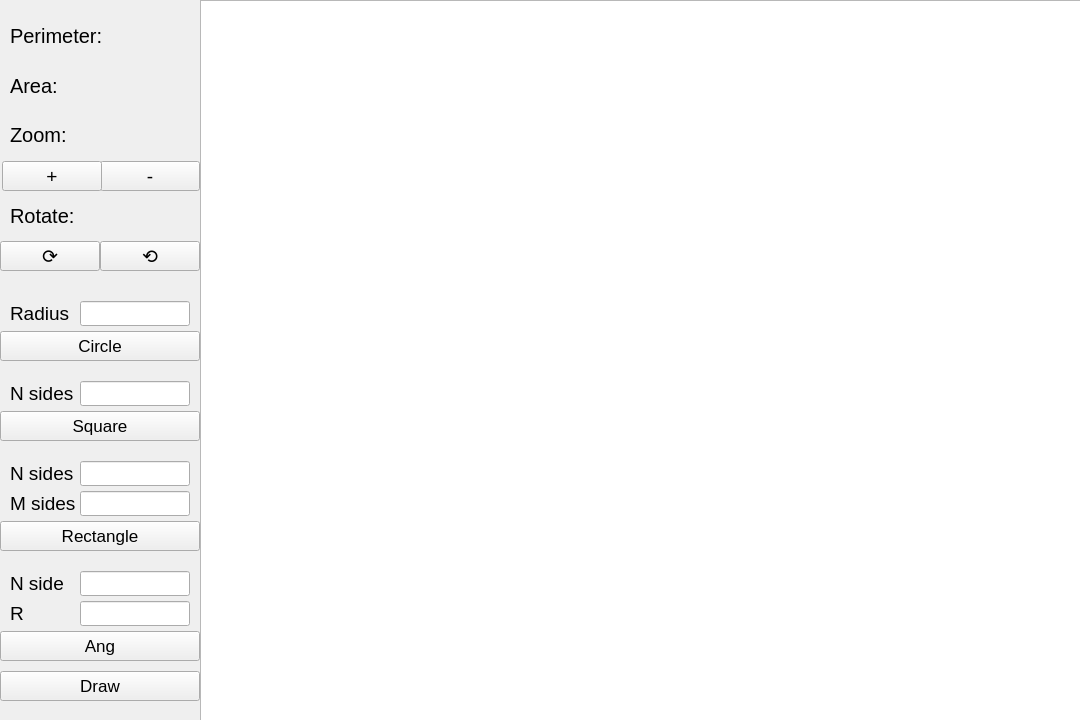
<?xml version="1.0" encoding="UTF-8"?>
<ui version="4.0">
 <class>MainWindow</class>
 <widget class="QMainWindow" name="MainWindow">
  <property name="geometry">
   <rect>
    <x>0</x>
    <y>0</y>
    <width>1080</width>
    <height>720</height>
   </rect>
  </property>
  <property name="windowTitle">
   <string>MainWindow</string>
  </property>
  <widget class="QWidget" name="centralwidget">
   <widget class="QPushButton" name="btnRotateRight">
    <property name="geometry">
     <rect>
      <x>0</x>
      <y>241</y>
      <width>100</width>
      <height>30</height>
     </rect>
    </property>
    <property name="font">
     <font>
      <pointsize>14</pointsize>
     </font>
    </property>
    <property name="text">
     <string>⟳</string>
    </property>
   </widget>
   <widget class="QPushButton" name="btnDrawSquare">
    <property name="geometry">
     <rect>
      <x>0</x>
      <y>411</y>
      <width>200</width>
      <height>30</height>
     </rect>
    </property>
    <property name="font">
     <font>
      <pointsize>13</pointsize>
     </font>
    </property>
    <property name="text">
     <string>Square</string>
    </property>
   </widget>
   <widget class="QLabel" name="labelArea">
    <property name="geometry">
     <rect>
      <x>10</x>
      <y>61</y>
      <width>190</width>
      <height>50</height>
     </rect>
    </property>
    <property name="font">
     <font>
      <pointsize>15</pointsize>
     </font>
    </property>
    <property name="text">
     <string>Area: </string>
    </property>
    <property name="alignment">
     <set>Qt::AlignLeading|Qt::AlignLeft|Qt::AlignVCenter</set>
    </property>
   </widget>
   <widget class="QLabel" name="labelCircleRadius">
    <property name="geometry">
     <rect>
      <x>10</x>
      <y>301</y>
      <width>70</width>
      <height>25</height>
     </rect>
    </property>
    <property name="font">
     <font>
      <pointsize>14</pointsize>
     </font>
    </property>
    <property name="text">
     <string>Radius   =</string>
    </property>
   </widget>
   <widget class="QGraphicsView" name="graphicsView">
    <property name="geometry">
     <rect>
      <x>200</x>
      <y>0</y>
      <width>881</width>
      <height>722</height>
     </rect>
    </property>
    <property name="font">
     <font>
      <pointsize>13</pointsize>
     </font>
    </property>
   </widget>
   <widget class="QLabel" name="labelZoom">
    <property name="geometry">
     <rect>
      <x>10</x>
      <y>110</y>
      <width>190</width>
      <height>50</height>
     </rect>
    </property>
    <property name="font">
     <font>
      <pointsize>15</pointsize>
     </font>
    </property>
    <property name="text">
     <string>Zoom:</string>
    </property>
    <property name="alignment">
     <set>Qt::AlignLeading|Qt::AlignLeft|Qt::AlignVCenter</set>
    </property>
   </widget>
   <widget class="QPushButton" name="btnDrawFigure">
    <property name="geometry">
     <rect>
      <x>0</x>
      <y>671</y>
      <width>200</width>
      <height>30</height>
     </rect>
    </property>
    <property name="font">
     <font>
      <pointsize>13</pointsize>
     </font>
    </property>
    <property name="text">
     <string>Draw</string>
    </property>
   </widget>
   <widget class="QLabel" name="labelRectangleSidesM">
    <property name="geometry">
     <rect>
      <x>10</x>
      <y>491</y>
      <width>70</width>
      <height>25</height>
     </rect>
    </property>
    <property name="font">
     <font>
      <pointsize>14</pointsize>
     </font>
    </property>
    <property name="text">
     <string>M sides  =</string>
    </property>
   </widget>
   <widget class="QLineEdit" name="lineEditCircleRadius">
    <property name="geometry">
     <rect>
      <x>80</x>
      <y>301</y>
      <width>110</width>
      <height>25</height>
     </rect>
    </property>
   </widget>
   <widget class="QPushButton" name="btnDrawRectangle">
    <property name="geometry">
     <rect>
      <x>0</x>
      <y>521</y>
      <width>200</width>
      <height>30</height>
     </rect>
    </property>
    <property name="font">
     <font>
      <pointsize>13</pointsize>
     </font>
    </property>
    <property name="text">
     <string>Rectangle</string>
    </property>
   </widget>
   <widget class="QLineEdit" name="lineEditAngR">
    <property name="geometry">
     <rect>
      <x>80</x>
      <y>601</y>
      <width>110</width>
      <height>25</height>
     </rect>
    </property>
   </widget>
   <widget class="QLabel" name="labelAngR">
    <property name="geometry">
     <rect>
      <x>10</x>
      <y>601</y>
      <width>70</width>
      <height>25</height>
     </rect>
    </property>
    <property name="font">
     <font>
      <pointsize>14</pointsize>
     </font>
    </property>
    <property name="text">
     <string>R            =</string>
    </property>
   </widget>
   <widget class="QPushButton" name="btnMinus">
    <property name="geometry">
     <rect>
      <x>100</x>
      <y>161</y>
      <width>100</width>
      <height>30</height>
     </rect>
    </property>
    <property name="font">
     <font>
      <pointsize>14</pointsize>
     </font>
    </property>
    <property name="text">
     <string>-</string>
    </property>
   </widget>
   <widget class="QLabel" name="labelAngSidesN">
    <property name="geometry">
     <rect>
      <x>10</x>
      <y>571</y>
      <width>70</width>
      <height>25</height>
     </rect>
    </property>
    <property name="font">
     <font>
      <pointsize>14</pointsize>
     </font>
    </property>
    <property name="text">
     <string>N side    =</string>
    </property>
   </widget>
   <widget class="QLabel" name="labelRectangleSidesN">
    <property name="geometry">
     <rect>
      <x>10</x>
      <y>461</y>
      <width>70</width>
      <height>25</height>
     </rect>
    </property>
    <property name="font">
     <font>
      <pointsize>14</pointsize>
     </font>
    </property>
    <property name="text">
     <string>N sides  =</string>
    </property>
   </widget>
   <widget class="QLabel" name="labelRotate">
    <property name="geometry">
     <rect>
      <x>10</x>
      <y>191</y>
      <width>190</width>
      <height>50</height>
     </rect>
    </property>
    <property name="font">
     <font>
      <pointsize>15</pointsize>
     </font>
    </property>
    <property name="text">
     <string>Rotate:</string>
    </property>
    <property name="alignment">
     <set>Qt::AlignLeading|Qt::AlignLeft|Qt::AlignVCenter</set>
    </property>
   </widget>
   <widget class="QLabel" name="labelPerimeter">
    <property name="geometry">
     <rect>
      <x>10</x>
      <y>11</y>
      <width>190</width>
      <height>50</height>
     </rect>
    </property>
    <property name="font">
     <font>
      <pointsize>15</pointsize>
     </font>
    </property>
    <property name="text">
     <string>Perimeter:</string>
    </property>
    <property name="alignment">
     <set>Qt::AlignLeading|Qt::AlignLeft|Qt::AlignVCenter</set>
    </property>
   </widget>
   <widget class="QLineEdit" name="lineEditRectangleSidesN">
    <property name="geometry">
     <rect>
      <x>80</x>
      <y>461</y>
      <width>110</width>
      <height>25</height>
     </rect>
    </property>
   </widget>
   <widget class="QPushButton" name="btnDrawAngler">
    <property name="geometry">
     <rect>
      <x>0</x>
      <y>631</y>
      <width>200</width>
      <height>30</height>
     </rect>
    </property>
    <property name="font">
     <font>
      <pointsize>13</pointsize>
     </font>
    </property>
    <property name="text">
     <string>Ang</string>
    </property>
   </widget>
   <widget class="QLineEdit" name="lineEditSquareSides">
    <property name="geometry">
     <rect>
      <x>80</x>
      <y>381</y>
      <width>110</width>
      <height>25</height>
     </rect>
    </property>
   </widget>
   <widget class="QPushButton" name="btnPlus">
    <property name="geometry">
     <rect>
      <x>2</x>
      <y>161</y>
      <width>100</width>
      <height>30</height>
     </rect>
    </property>
    <property name="font">
     <font>
      <pointsize>14</pointsize>
     </font>
    </property>
    <property name="text">
     <string>+</string>
    </property>
   </widget>
   <widget class="QPushButton" name="btnDrawCircle">
    <property name="geometry">
     <rect>
      <x>0</x>
      <y>331</y>
      <width>200</width>
      <height>30</height>
     </rect>
    </property>
    <property name="font">
     <font>
      <pointsize>13</pointsize>
     </font>
    </property>
    <property name="text">
     <string>Circle</string>
    </property>
   </widget>
   <widget class="QLabel" name="labelSquareSides">
    <property name="geometry">
     <rect>
      <x>10</x>
      <y>381</y>
      <width>70</width>
      <height>25</height>
     </rect>
    </property>
    <property name="font">
     <font>
      <pointsize>14</pointsize>
     </font>
    </property>
    <property name="text">
     <string>N sides  =</string>
    </property>
   </widget>
   <widget class="QPushButton" name="btnRotateLeft">
    <property name="geometry">
     <rect>
      <x>100</x>
      <y>241</y>
      <width>100</width>
      <height>30</height>
     </rect>
    </property>
    <property name="font">
     <font>
      <pointsize>14</pointsize>
     </font>
    </property>
    <property name="text">
     <string>⟲</string>
    </property>
   </widget>
   <widget class="QLineEdit" name="lineEditAngNumSide">
    <property name="geometry">
     <rect>
      <x>80</x>
      <y>571</y>
      <width>110</width>
      <height>25</height>
     </rect>
    </property>
   </widget>
   <widget class="QLineEdit" name="lineEditRectangleSidesM">
    <property name="geometry">
     <rect>
      <x>80</x>
      <y>491</y>
      <width>110</width>
      <height>25</height>
     </rect>
    </property>
   </widget>
  </widget>
  <widget class="QMenuBar" name="menubar">
   <property name="geometry">
    <rect>
     <x>0</x>
     <y>0</y>
     <width>1080</width>
     <height>22</height>
    </rect>
   </property>
  </widget>
 </widget>
 <resources/>
 <connections/>
</ui>
